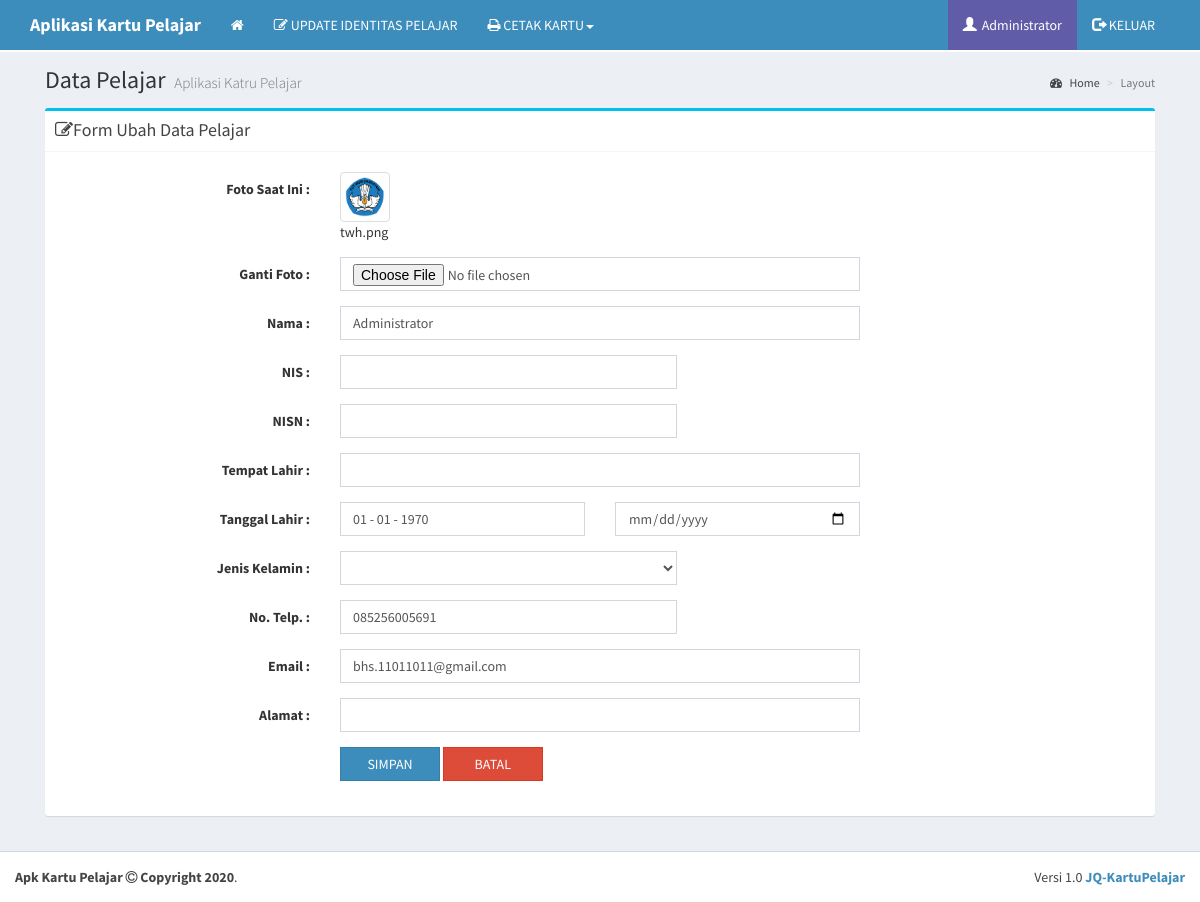
/user/updatepelajar?id=q173s8hs1jl04st35169ccl8o7 (signed in), run on the app's committed database.
### tables this page shows
CREATE TABLE IF NOT EXISTS `users` (
  `username` varchar(50) NOT NULL,
  `password` varchar(255) NOT NULL,
  `nis` varchar(100) NOT NULL,
  `nisn` varchar(225) NOT NULL,
  `nama_lengkap` varchar(100) NOT NULL,
  `tmp_lhr` varchar(100) NOT NULL,
  `tgl_lhr` varchar(100) NOT NULL,
  `jk` varchar(100) NOT NULL,
  `email` varchar(100) NOT NULL,
  `alamat` varchar(225) NOT NULL,
  `no_telp` varchar(20) NOT NULL,
  `gambar` varchar(100) NOT NULL,
  `level` varchar(20) NOT NULL DEFAULT 'user',
  `blokir` enum('Y','N') NOT NULL DEFAULT 'N',
  `id_session` varchar(255) NOT NULL
);

CREATE TABLE IF NOT EXISTS `identitas` (
`id` int(11) NOT NULL,
  `gambar` varchar(225) NOT NULL,
  `title` varchar(225) NOT NULL,
  `sekolah` varchar(225) NOT NULL,
  `kepsek` varchar(225) NOT NULL,
  `nip` varchar(225) NOT NULL,
  `jln` varchar(225) NOT NULL,
  `kel` varchar(225) NOT NULL,
  `kec` varchar(225) NOT NULL,
  `kab` varchar(225) NOT NULL,
  `prov` varchar(225) NOT NULL,
  `pos` varchar(225) NOT NULL,
  `telp` varchar(225) NOT NULL,
  `hp` varchar(225) NOT NULL,
  `email` varchar(225) NOT NULL,
  `web` varchar(225) NOT NULL
);

### user/ubah_pelajar.php (the view, shortened to what this page needs)
<?php
  include '../config/koneksi.php';
?>
<!DOCTYPE html>
<html>
<head>
  <?php $r=mysqli_fetch_array(mysqli_query($koneksi, "SELECT * FROM identitas WHERE id = '1'")); ?>
  <link rel="stylesheet" href="../bootstrap/css/bootstrap.min.css">
  <link rel="stylesheet" href="https://cdnjs.cloudflare.com/ajax/libs/font-awesome/4.5.0/css/font-awesome.min.css">
  <link rel="stylesheet" href="https://cdnjs.cloudflare.com/ajax/libs/ionicons/2.0.1/css/ionicons.min.css">
  <link rel="stylesheet" href="../dist/css/AdminLTE.min.css">
  <link rel="stylesheet" href="../dist/css/skins/_all-skins.min.css">
  <link rel="stylesheet" href="../plugins/iCheck/flat/blue.css">
  <link rel="stylesheet" href="../plugins/morris/morris.css">
  <link rel="stylesheet" href="../plugins/jvectormap/jquery-jvectormap-1.2.2.css">
  <link rel="stylesheet" href="../plugins/datepicker/datepicker3.css">
  <link rel="stylesheet" href="../plugins/daterangepicker/daterangepicker.css">
  <link rel="stylesheet" href="../plugins/bootstrap-wysihtml5/bootstrap3-wysihtml5.min.css">
</head>
<body class="hold-transition skin-blue layout-top-nav" data-spy="scroll" data-target="#scrollspy">
<div class="wrapper">
  <?php include "menu.php" ?>
  <div class="content-wrapper">
    <div class="container">
      <section class="content-header">
        <h1>
          Data Pelajar
          <small>Aplikasi Katru Pelajar</small>
        </h1>
        <ol class="breadcrumb">
          <li><a href="index.php"><i class="fa fa-dashboard"></i> Home</a></li>
          <li class="active">Layout</li>
        </ol>
      </section>
      <section class="content">
          <div class="box box-info">
            <div class="box-header with-border">
              <h3 class="box-title"><i class="fa fa-edit"></i>Form Ubah Data Pelajar</h3>
            </div>
            <div class="box-body">
              <?php
            $ru=mysqli_fetch_array(mysqli_query($koneksi, "SELECT * FROM users where id_session='$_GET[id]'"));$t = date("d - m - Y", strtotime($ru['tgl_lhr']));
            ?>
            <form class='form-horizontal' role='form' method=POST action='aksi/ubah_pelajar.php' enctype='multipart/form-data'>
              <div class='box-body'>
                <div class='form-group'>
                  <label class='col-sm-3 control-label'>Foto Saat Ini :</label>
                  <div class='col-sm-6'>
                  <img class="img-responsive img-thumbnail" alt="Responsive image" src="../img/<?php echo "$ru[gambar]";?>" width="50px"><br><?php echo "$ru[gambar]";?>
                    </div>
                </div>
                <div class='form-group'>
                  <label class='col-sm-3 control-label'>Ganti Foto :</label>
                  <div class='col-sm-6'>
                    <input type='file' class='form-control' name='gambar'>
                  </div>
                </div>
                <div class='form-group'>
                  <label class='col-sm-3 control-label'>Nama : </label>
                  <div class='col-sm-6'>
                    <input type='text' class='form-control' value="<?php echo "$ru[nama_lengkap]";?>" name='b'>
                  </div>
                </div>
                <div class='form-group'>
                  <label class='col-sm-3 control-label'>NIS : </label>
                  <div class='col-sm-4'>
                    <input type='number' class='form-control' value="<?php echo "$ru[nis]";?>" name='c'>
                  </div>
                </div>
                <div class='form-group'>
                  <label class='col-sm-3 control-label'>NISN : </label>
                  <div class='col-sm-4'>
                    <input type='number' class='form-control' value="<?php echo "$ru[nisn]";?>" name='d'>
                  </div>
                </div>
                <div class='form-group'>
                  <label class='col-sm-3 control-label'>Tempat Lahir : </label>
                  <div class='col-sm-6'>
                    <input type='text' class='form-control' value="<?php echo "$ru[tmp_lhr]";?>" name='e'>
                  </div>
                </div>
                <div class='form-group'>
                  <label class='col-sm-3 control-label'>Tanggal Lahir : </label>
                  <div class='col-sm-3'>
                    <input type='text' class='form-control' name='f' value="<?php echo "$t"; ?>">
                  </div>
                  <div class='col-sm-3'>
                    <input type='date' class='form-control' name='f'>
                  </div>
                </div>
                <div class='form-group'>
                  <label class='col-sm-3 control-label'>Jenis Kelamin : </label>
                  <div class='col-sm-4'>
                    <select name="g" class="form-control">
                      <option value="<?php echo "$ru[jk]";?>"><?php echo "$ru[jk]";?></option>
                      <option value="0"></option>
                    </select>
                  </div>
                </div>
                <div class='form-group'>
                  <label class='col-sm-3 control-label'>No. Telp. : </label>
                  <div class='col-sm-4'>
                    <input type='number' class='form-control' value="<?php echo "$ru[no_telp]";?>" name='h'>
                  </div>
                </div>
                <div class='form-group'>
                  <label class='col-sm-3 control-label'>Email : </label>
                  <div class='col-sm-6'>
                    <input type='email' class='form-control' value="<?php echo "$ru[email]";?>" name='i'>
                  </div>
                </div>
                <div class='form-group'>
                  <label class='col-sm-3 control-label'>Alamat : </label>
                  <div class='col-sm-6'>
                    <input type='text' class='form-control' value="<?php echo "$ru[alamat]";?>" name='j'>
                  </div>
                </div>
                <div class='form-group'>
                  <label class='col-sm-3 control-label'></label>
                  <div class='col-sm-6'>
                    <button style="width: 100px" type="submit" name="simpan" class="btn btn-flat btn-primary">SIMPAN</button>
                        <a href="home"><button style="width: 100px" type="button" class="btn btn-flat btn-danger">BATAL</button></a>
                  </div>
                </div>
              </div>
            </form>
          </div>
      </section>
    </div>
  <?php include "footer.php" ?>
</div>
</body>
</html>

### user/menu.php (shortened to what this page needs)
<?php $users= mysqli_fetch_array(mysqli_query($koneksi, "SELECT * FROM users where username='".$_SESSION['namauser']."'")); ?>
<header class="main-header" style="border-bottom: 2px solid #fff;">
  <nav class="navbar navbar-static-top">
    <div class="container">
      <div class="navbar-header">
          <a href="home" class="navbar-brand"><b>Aplikasi Kartu Pelajar</b></a>
      </div>
      <div class="collapse navbar-collapse pull-left" id="navbar-collapse">
        <ul class="nav navbar-nav">
          <li><a href="home"><i class="fa fa-home"></i><span class="sr-only">(current)</span></a></li>
          <li><a href="updatepelajar?id=<?php echo $users["id_session"];?>"><i class="fa fa-edit"></i> UPDATE IDENTITAS PELAJAR</a>
          </li>
          <li class="dropdown">
            <a href="#" class="dropdown-toggle" data-toggle="dropdown"><i class="fa fa-print"></i> CETAK KARTU<span class="caret"></span></a>
          </li>
        </ul>
      </div>
      <div class="navbar-custom-menu">
        <ul class="nav navbar-nav">
          <li class="dropdown user user-menu bg-purple">
            <a href="#" class="dropdown-toggle" data-toggle="dropdown">
              <i class="glyphicon glyphicon-user"></i><span class="hidden-xs"><?php echo "$users[nama_lengkap]"; ?></span>
            </a>
          </li>
           <li class=""><a href="logout.php"><i class="glyphicon glyphicon-log-out"></i> KELUAR</a></li>
        </ul>
      </div>
    </div>
  </nav>
</header>

### user/footer.php
<footer class="main-footer">
    <div class="pull-right hidden-xs">
      Versi 1.0 <a target="_blank" href="#"><b>JQ-KartuPelajar </b></a>
    </div>
    <b><?php echo "$r[title]";?> <i class="fa fa-copyright"></i> Copyright <?php echo date("Y");?></b>.
  </footer>

### data on the page
users: nama_lengkap "Administrator", gambar (picture), gambar "twh.png", b "Administrator", f "01 - 01 - 1970", h "085256005691", i "bhs.11011011@gmail.com"
identitas: title "Apk Kartu Pelajar"
